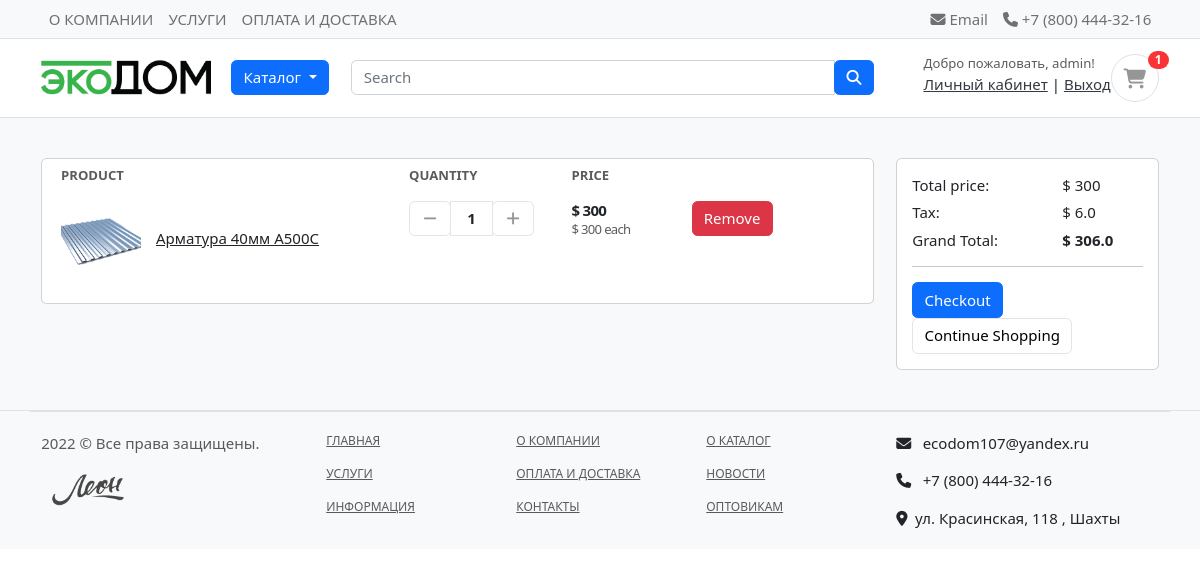
Before: /cart/ (signed in) with the older database file.
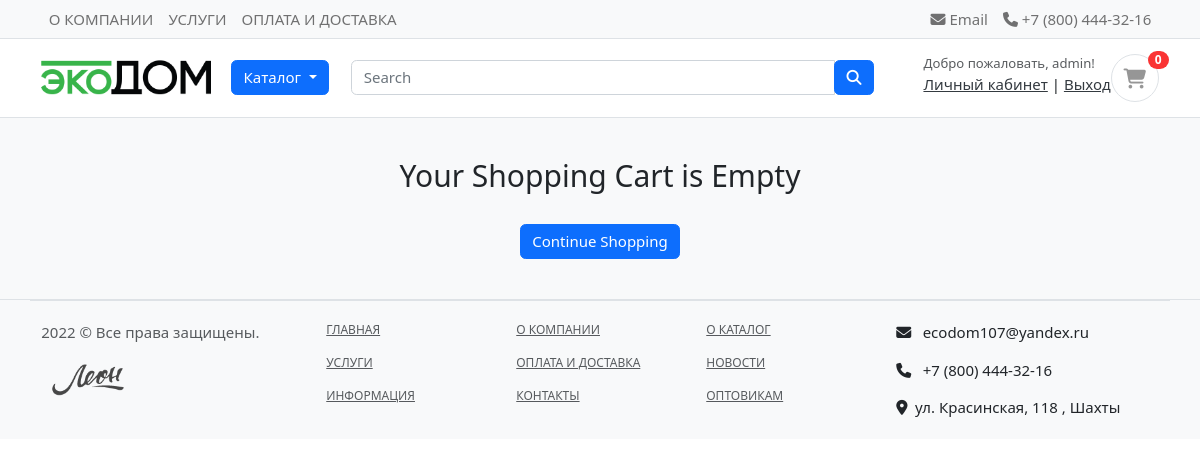
After: the same page with the newer database file.
### carts/models.py (models this page shows, shortened)
class CartItem(models.Model):
    user = models.ForeignKey(MyUser, on_delete=models.CASCADE, null=True)
    product = models.ForeignKey(Product, on_delete=models.CASCADE)
    cart    = models.ForeignKey(Cart, on_delete=models.CASCADE, null=True)
    quantity = models.IntegerField()
    is_active = models.BooleanField(default=True)
    def sub_total(self):
        return self.product.price * self.quantity

### shop/models.py (models this page shows, shortened)
class Product(models.Model):
    product_name = models.CharField(max_length=200, unique=True)
    slug = models.SlugField(max_length=200, unique=True)
    description = models.TextField(max_length=500, blank=True)
    price = models.IntegerField()
    images = models.ImageField(upload_to='photos/products')
    stock = models.IntegerField()
    is_available = models.BooleanField(default=True)
    category = models.ForeignKey(Category, on_delete=models.CASCADE)
    created_date = models.DateTimeField(auto_now_add=True)
    modified_date = models.DateTimeField(auto_now=True)
    def get_url(self):
        return reverse('product_detail', args=[self.category.slug, self.slug])

### carts/views.py (the view)
# urls.py: path('', views.cart, name='cart'),
def cart(request, total=0, quantity=0, cart_items=None):
    try:
        tax = 0
        grand_total = 0
        if request.user.is_authenticated:
            cart_items = CartItem.objects.filter(user=request.user, is_active=True)
        else:
            cart = Cart.objects.get(cart_id=_cart_id(request))
            cart_items = CartItem.objects.filter(cart=cart, is_active=True)
        for cart_item in cart_items:
            total += (cart_item.product.price * cart_item.quantity)
            quantity += cart_item.quantity
        tax = (2 * total)/100
        grand_total = total + tax
    except ObjectDoesNotExist:
        pass #just ignore
    context = {
        'total': total,
        'quantity': quantity,
        'cart_items': cart_items,
        'tax'       : tax,
        'grand_total': grand_total,
    }
    return render(request, 'carts/cart.html', context)

### carts/context_processors.py (called while the page is built)
def counter(request):
    cart_count = 0
    if 'admin' in request.path:
        return {}
    else:
        try:
            cart = Cart.objects.filter(cart_id=_cart_id(request))
            if request.user.is_authenticated:
                cart_items = CartItem.objects.all().filter(user=request.user)
            else:
                cart_items = CartItem.objects.all().filter(cart=cart[:1])
            for cart_item in cart_items:
                cart_count += cart_item.quantity
        except Cart.DoesNotExist:
            cart_count = 0
    return dict(cart_count=cart_count)

### carts/views.py (called while the page is built)
def _cart_id(request):
    cart = request.session.session_key
    if not cart:
        cart = request.session.create()
    return cart

### category/context_processors.py (called while the page is built)
def menu_links(request):
    links = Category.objects.all()
    return dict(links=links)

### category/models.py (called while the page is built)
    def get_url(self):
            return reverse('products_by_category', args=[self.slug])

### carts/templates/carts/cart.html (shortened to what this page needs)
{% extends 'base.html' %}
{% load static %}
{% block content %}
<section class="section-content padding-y bg">
<div class="container">
{% if not cart_items %}
	<h2 class="text-center">Your Shopping Cart is Empty</h2>
	<br>
	<div class="text-center">
		<a href="{% url 'store' %}" class="btn btn-primary">Continue Shopping</a>
	</div>
{% else %}
<div class="row">
	<aside class="col-lg-9">
<div class="card">
<table class="table table-borderless table-shopping-cart">
<thead class="text-muted">
<tr class="small text-uppercase">
  <th scope="col">Product</th>
  <th scope="col" width="120">Quantity</th>
  <th scope="col" width="120">Price</th>
  <th scope="col" class="text-right" width="200"> </th>
</tr>
</thead>
<tbody>
{% for cart_item in cart_items %}
<tr>
	<td>
		<figure class="itemside align-items-center">
			<div class="aside"><img src="{{ cart_item.product.images.url }}" class="img-sm"></div>
			<figcaption class="info">
				<a href="{{ cart_item.product.get_url }}" class="title text-dark">{{ cart_item.product.product_name }}</a>
			</figcaption>
		</figure>
	</td>
	<td>
					<div class="col">
						<div class="input-group input-spinner">
							<div class="input-group-prepend">
							<a href="{% url 'remove_cart' cart_item.product.id cart_item.id %}" class="btn btn-light" type="button" id="button-plus"> <i class="fa fa-minus"></i> </a>
							</div>
							<input type="text" class="form-control"  value="{{ cart_item.quantity }}">
							<div class="input-group-append">
								<form action="{% url 'add_cart' cart_item.product.id %}" method="POST">
									<button class="btn btn-light" type="submit" id="button-minus"> <i class="fa fa-plus"></i> </button>
								</form>
							</div>
						</div>
					</div>
	</td>
	<td>
		<div class="price-wrap">
			<var class="price">$ {{ cart_item.sub_total }}</var>
			<small class="text-muted"> $ {{ cart_item.product.price }} each </small>
		</div>
	</td>
	<td class="text-right">
	<a href="{% url 'remove_cart_item' cart_item.product.id cart_item.id %}" onclick="return confirm('Are you sure you want to delete this item?')" class="btn btn-danger"> Remove</a>
	</td>
</tr>
{% endfor %}
</tbody>
</table>
</div>
	</aside>
	<aside class="col-lg-3">
		<div class="card">
		<div class="card-body">
			<dl class="dlist-align">
			  <dt>Total price:</dt>
			  <dd class="text-right">$ {{total}}</dd>
			</dl>
			<dl class="dlist-align">
			  <dt>Tax:</dt>
			  <dd class="text-right"> $ {{tax}}</dd>
			</dl>
			<dl class="dlist-align">
			  <dt>Grand Total:</dt>
			  <dd class="text-right text-dark b"><strong>$ {{grand_total}}</strong></dd>
			</dl>
			<hr>
			<a href="{% url 'checkout' %}" class="btn btn-primary btn-block"> Checkout </a>
			<a href="{% url 'store' %}" class="btn btn-light btn-block">Continue Shopping</a>
		</div>
		</div>
</aside>
</div>
{% endif %}
</div>
</section>
{% endblock %}

### templates/includes/navbar.html (shortened to what this page needs)
{% load static %}
<header class="section-header">
    <nav class="navbar p-md-0 navbar-expand-sm navbar-light border-bottom bg-light">
        <div class="container">
            <div class="collapse navbar-collapse">
                <ul class="navbar-nav">
                    <li><a href="#" class="nav-link">О КОМПАНИИ</a></li>
                    <li><a href="#" class="nav-link">УСЛУГИ</a></li>
                    <li><a href="#" class="nav-link">ОПЛАТА И ДОСТАВКА</a></li>
                </ul>
            </div>
            <div class="collapse navbar-collapse flex-grow-0" id="navbarTop4">
                <ul class="navbar-nav">
                    <li><a href="#" class="nav-link"> <i class="fa fa-envelope"></i> Email </a></li>
                    <li><a href="#" class="nav-link"> <i class="fa fa-phone"></i> +7 (800) 444-32-16 </a></li>
                </ul>
            </div>
        </div>
    </nav>
    <section class="header-main border-bottom">
        <div class="container">
            <div class="row align-items-center">
                <div class="col-lg-2 col-md-3 col-6">
                    <a href="/" class="brand-wrap">
                        <img class="logo" src="{% static '/images/logo.png' %}">
                    </a>
                </div>
                <div class="col-lg col-sm col-md col-6 flex-grow-0">
                    <div class="dropdown">
                        <button class="btn btn-primary dropdown-toggle" type="button" id="dropdownMenuButton1"
                            data-bs-toggle="dropdown" aria-expanded="false">
                            Каталог
                        </button>
                    </div>
                </div>
                <div class="col-lg  col-md-6 col-sm-12 col">
                    <form action="{% url 'search' %}" class="search" method='GET'>
                        <div class="input-group w-100">
                            <input type="text" class="form-control" style="width:60%;" placeholder="Search"
                                name="keyword">
                            <div class="input-group-append">
                                <button class="btn btn-primary" type="submit">
                                    <i class="fa fa-search"></i>
                                </button>
                            </div>
                        </div>
                    </form>
                </div>
                <div class="col-lg-3 col-sm-6 col-8 order-2 order-lg-3">
                    <div class="d-flex justify-content-end mb-3 mb-lg-0">
                        {% if user.id is None %}
                            <div class="widget-header">
                                <small class="title text-muted" style="padding-right: 10px">Добро пожаловать, Гость!</small>
                                <div>
                                    <a href="{% url 'login' %}">Вход</a> <span class="dark-transp"> | </span>
                                    <a href="{% url 'register' %}"> Регистрация</a>
                                </div>
                            </div>
                        {% else %}
                            <div class="widget-header">
                                <small class="title text-muted" style="padding-right: 10px">Добро пожаловать, {{user.first_name}}!</small>
                                <div>
                                    <a href="{% url 'dashboard' %}">Личный кабинет</a> <span class="dark-transp"> | </span>
                                    <a href="{% url 'logout' %}"> Выход</a>
                                </div>
                            </div>
                        {% endif %}
                        <a href="{% url 'cart' %}" class="widget-header pl-3 ml-3">
                            <div class="icon icon-sm rounded-circle border"><i class="fa fa-shopping-cart"></i></div>
                            <span class="badge badge-pill badge-danger notify">{{cart_count}}</span>
                        </a>
                    </div>
                </div>
            </div>
        </div>
    </section>
</header>

Changed rows visible on the page:
removed CartItem: product.images (picture), product.product_name "Арматура 40мм А500С", quantity "1", sub_total "300", product.price "300"
Other visible differences:
{{ cart_count }}: "1" → "0"
{{ total }}: "300" → (not shown)
{{ tax }}: "6.0" → (not shown)
{{ grand_total }}: "306.0" → (not shown)
text no longer shown: "PRODUCT QUANTITY PRICE Total price: $ Tax: $ Grand Total: $ Checkout"
text now shown: "Your Shopping Cart is Empty"
